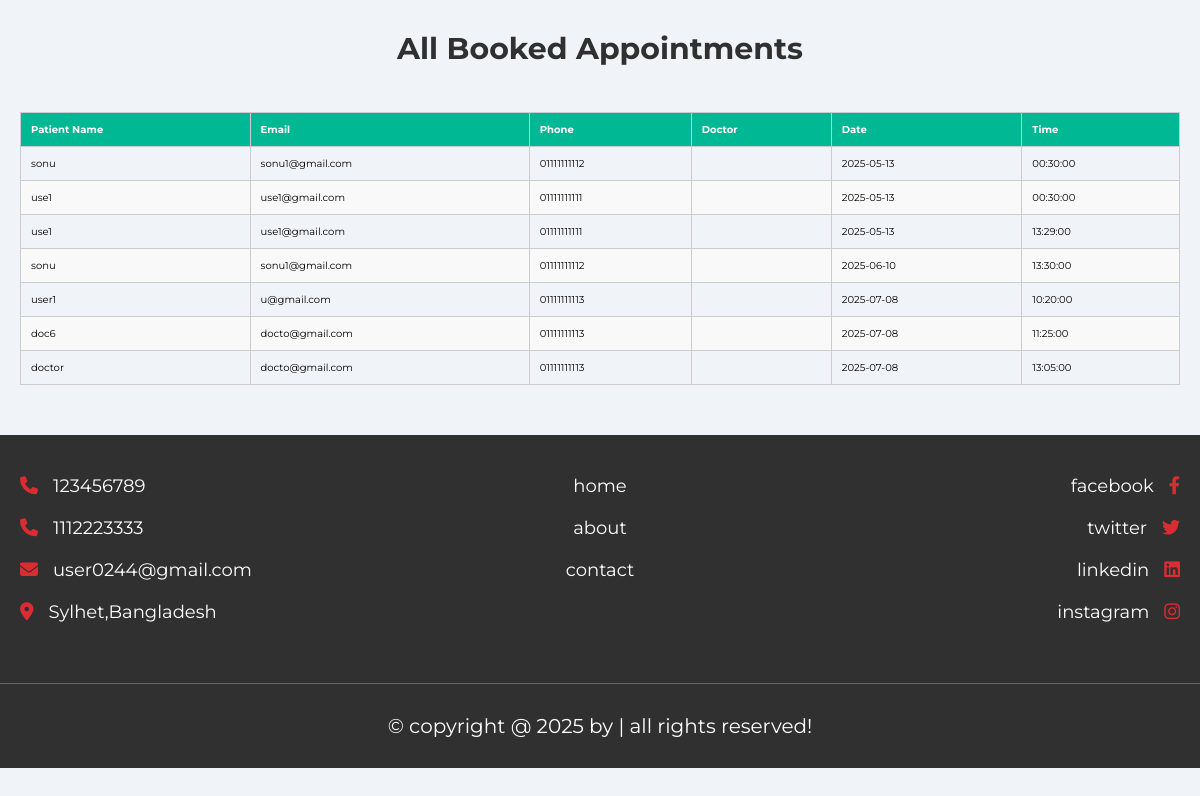
Screenshot of /main/admin/view_appointments.php (signed in) with the database file from the repository.
### tables this page shows
CREATE TABLE `appointments` (
  `id` int(11) NOT NULL,
  `doctor_id` int(11) NOT NULL,
  `patient_id` int(11) NOT NULL,
  `fullname` varchar(100) NOT NULL,
  `email` varchar(100) NOT NULL,
  `phone` varchar(15) NOT NULL,
  `date` date NOT NULL,
  `time` time NOT NULL,
  `created_at` timestamp NOT NULL DEFAULT current_timestamp()
);

### main/admin/view_appointments.php (the view, shortened to what this page needs)
<?php
include '../components/connect.php';
?>
<!DOCTYPE html>
<html lang="en">
<head>
   <link rel="stylesheet" href="https://cdnjs.cloudflare.com/ajax/libs/font-awesome/6.2.0/css/all.min.css">
   <link rel="stylesheet" href="../css/style.css">
</head>
<body>
<section class="appointments">
   <h1 class="heading">All Booked Appointments</h1>
   <table class="appointments-table">
      <thead>
         <tr>
            <th>Patient Name</th>
            <th>Email</th>
            <th>Phone</th>
            <th>Doctor</th>
            <th>Date</th>
            <th>Time</th>
         </tr>
      </thead>
      <tbody>
         <?php
         $select_appointments = $conn->prepare("SELECT * FROM appointments ORDER BY date, time ASC");
         $select_appointments->execute();
         if ($select_appointments->rowCount() > 0) {
            while ($row = $select_appointments->fetch(PDO::FETCH_ASSOC)) {
               echo '<tr>';
               echo '<td>' . htmlspecialchars($row['fullname']) . '</td>';
               echo '<td>' . htmlspecialchars($row['email']) . '</td>';
               echo '<td>' . htmlspecialchars($row['phone']) . '</td>';
               echo '<td>' . htmlspecialchars($row['doctor']) . '</td>';
               echo '<td>' . htmlspecialchars($row['date']) . '</td>';
               echo '<td>' . htmlspecialchars($row['time']) . '</td>';
               echo '</tr>';
            }
         } else {
            echo '<tr><td colspan="6">No appointments found.</td></tr>';
         }
         ?>
      </tbody>
   </table>
</section>
<?php include '../components/footer.php'; ?>
</body>
</html>

### main/css/style.css (style rules this page uses)
:root { --main-color:#DA2C32; --light-color:#666; --light-bg:#eee; --white:#fff; --black:#303030; --border:.1rem solid var(--light-color); --box-shodow:0 .5rem 1rem rgba(0,0,0,.1); }
* { font-family: 'Montserrat', sans-serif; margin: 0; padding: 0; box-sizing: border-box; outline: none; border: none; text-decoration: none; }
html { font-size: 62.5%; overflow-x: hidden; scroll-behavior: smooth; scroll-padding-top: 10rem; }
body { background-color: var(--light-bg); }
section { padding: 3rem 2rem; max-width: 1200px; margin: 0 auto; }
.heading { text-align: center; padding-bottom: 2.5rem; font-size: 3rem; color: var(--black); text-transform: capitalize; }
body { font-family: Arial, sans-serif; background-color: #f0f4f8; margin: 0; padding: 0; }

### main/admin/view_appointments.php (style rules this page uses)
.appointments-table { width: 100%; border-collapse: collapse; margin: 20px 0; }
.appointments-table th, .appointments-table td { border: 1px solid #ccc; padding: 10px; text-align: left; }
.appointments-table th { background-color: #00b894; color: white; }
.appointments-table tr:nth-child(even) { background-color: #f9f9f9; }

### rows the page displays
appointments: fullname "sonu", email "sonu1@gmail.com", phone "01111111112", date "2025-05-13", time "00:30:00"
appointments: fullname "use1", email "use1@gmail.com", phone "01111111111", date "2025-05-13", time "00:30:00"
appointments: fullname "use1", email "use1@gmail.com", phone "01111111111", date "2025-05-13", time "13:29:00"
appointments: fullname "sonu", email "sonu1@gmail.com", phone "01111111112", date "2025-06-10", time "13:30:00"
appointments: fullname "user1", email "u@gmail.com", phone "01111111113", date "2025-07-08", time "10:20:00"
appointments: fullname "doc6", email "docto@gmail.com", phone "01111111113", date "2025-07-08", time "11:25:00"
appointments: fullname "doctor", email "docto@gmail.com", phone "01111111113", date "2025-07-08", time "13:05:00"
